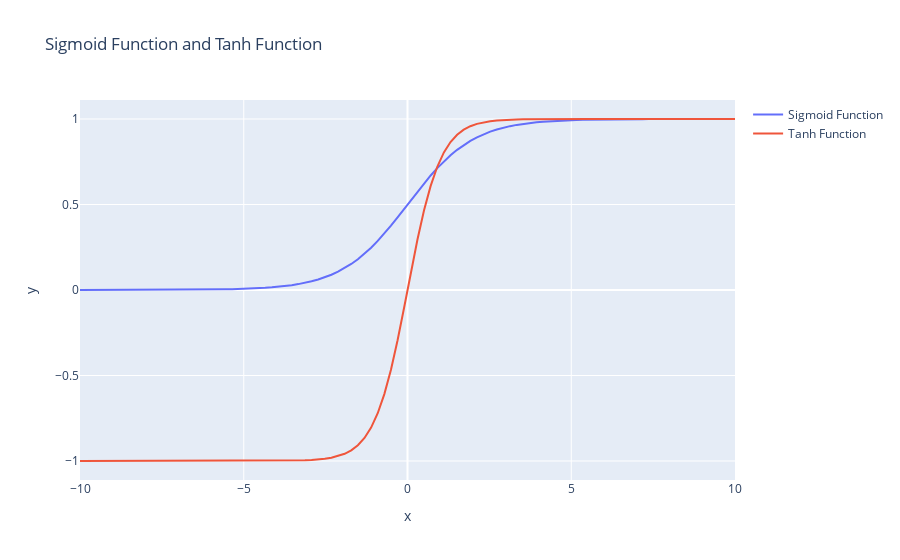

Notebook code cell kept with this figure:
### Markdown cell above
tanh

### Code cell
# create a tanh function in pandas
def tanh(x):
    return (np.exp(x) - np.exp(-x)) / (np.exp(x) + np.exp(-x))

# apply the tanh function to the range of values
tanh_y = tanh(x)

# create a plotly graph of the tanh function and the sigmoid function
fig = go.Figure()
fig.add_trace(go.Scatter(x=x, y=y, mode='lines', name='Sigmoid Function'))
fig.add_trace(go.Scatter(x=x, y=tanh_y, mode='lines', name='Tanh Function'))
fig.update_layout(title='Sigmoid Function and Tanh Function', xaxis_title='x', yaxis_title='y')
fig.show()
